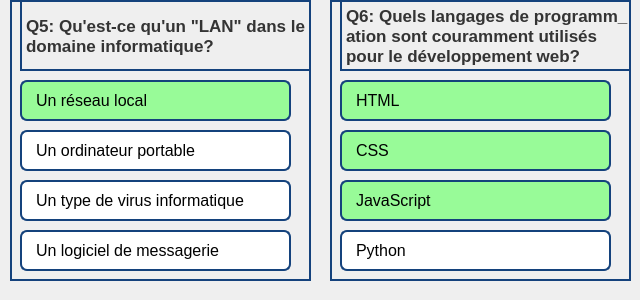
       <widget class="QFrame" name="frame_3">
        <property name="minimumSize">
         <size>
          <width>0</width>
          <height>300</height>
         </size>
        </property>
        <property name="styleSheet">
         <string notr="true">border: none;</string>
        </property>
        <property name="frameShape">
         <enum>QFrame::StyledPanel</enum>
        </property>
        <property name="frameShadow">
         <enum>QFrame::Raised</enum>
        </property>
        <widget class="QWidget" name="widget_10" native="true">
         <property name="geometry">
          <rect>
           <x>10</x>
           <y>0</y>
           <width>301</width>
           <height>281</height>
          </rect>
         </property>
         <property name="minimumSize">
          <size>
           <width>0</width>
           <height>281</height>
          </size>
         </property>
         <property name="styleSheet">
          <string notr="true">border: 2px solid rgb(20, 66, 124);;
</string>
         </property>
         <widget class="QLabel" name="label_86">
          <property name="geometry">
           <rect>
            <x>10</x>
            <y>80</y>
            <width>271</width>
            <height>41</height>
           </rect>
          </property>
          <property name="styleSheet">
           <string notr="true">background-color: rgb(152, 251, 152);
border-radius: 7px;</string>
          </property>
          <property name="text">
           <string/>
          </property>
         </widget>
         <widget class="QLabel" name="label_87">
          <property name="geometry">
           <rect>
            <x>10</x>
            <y>130</y>
            <width>271</width>
            <height>41</height>
           </rect>
          </property>
          <property name="styleSheet">
           <string notr="true">background-color: rgba(255, 255, 255, 255);
border-radius: 7px;</string>
          </property>
          <property name="text">
           <string/>
          </property>
         </widget>
         <widget class="QLabel" name="label_88">
          <property name="geometry">
           <rect>
            <x>10</x>
            <y>180</y>
            <width>271</width>
            <height>41</height>
           </rect>
          </property>
          <property name="styleSheet">
           <string notr="true">background-color: rgba(255, 255, 255, 255);
border-radius: 7px;</string>
          </property>
          <property name="text">
           <string/>
          </property>
         </widget>
         <widget class="QLabel" name="label_89">
          <property name="geometry">
           <rect>
            <x>10</x>
            <y>230</y>
            <width>271</width>
            <height>41</height>
           </rect>
          </property>
          <property name="styleSheet">
           <string notr="true">background-color: rgba(255, 255, 255, 255);
border-radius: 7px;</string>
          </property>
          <property name="text">
           <string/>
          </property>
         </widget>
         <widget class="QLabel" name="label_90">
          <property name="geometry">
           <rect>
            <x>10</x>
            <y>0</y>
            <width>291</width>
            <height>71</height>
           </rect>
          </property>
          <property name="font">
           <font>
            <pointsize>13</pointsize>
            <weight>75</weight>
            <bold>true</bold>
           </font>
          </property>
          <property name="styleSheet">
           <string notr="true">color: rgba(0, 0, 0, 200);</string>
          </property>
          <property name="text">
           <string>Q5: Qu'est-ce qu'un &quot;LAN&quot; dans le
domaine informatique?</string>
          </property>
         </widget>
         <widget class="QLabel" name="label_91">
          <property name="geometry">
           <rect>
            <x>20</x>
            <y>90</y>
            <width>241</width>
            <height>21</height>
           </rect>
          </property>
          <property name="font">
           <font>
            <pointsize>12</pointsize>
           </font>
          </property>
          <property name="styleSheet">
           <string notr="true">border-color: none;</string>
          </property>
          <property name="text">
           <string>Un réseau local</string>
          </property>
         </widget>
         <widget class="QLabel" name="label_92">
          <property name="geometry">
           <rect>
            <x>20</x>
            <y>140</y>
            <width>241</width>
            <height>21</height>
           </rect>
          </property>
          <property name="font">
           <font>
            <pointsize>12</pointsize>
           </font>
          </property>
          <property name="styleSheet">
           <string notr="true">border-color: none;</string>
          </property>
          <property name="text">
           <string>Un ordinateur portable</string>
          </property>
         </widget>
         <widget class="QLabel" name="label_93">
          <property name="geometry">
           <rect>
            <x>20</x>
            <y>190</y>
            <width>241</width>
            <height>21</height>
           </rect>
          </property>
          <property name="font">
           <font>
            <pointsize>12</pointsize>
           </font>
          </property>
          <property name="styleSheet">
           <string notr="true">border-color: none;</string>
          </property>
          <property name="text">
           <string>Un type de virus informatique</string>
          </property>
         </widget>
         <widget class="QLabel" name="label_94">
          <property name="geometry">
           <rect>
            <x>20</x>
            <y>240</y>
            <width>241</width>
            <height>21</height>
           </rect>
          </property>
          <property name="font">
           <font>
            <pointsize>12</pointsize>
           </font>
          </property>
          <property name="styleSheet">
           <string notr="true">border-color: none;</string>
          </property>
          <property name="text">
           <string>Un logiciel de messagerie</string>
          </property>
         </widget>
        </widget>
        <widget class="QWidget" name="widget_11" native="true">
         <property name="geometry">
          <rect>
           <x>330</x>
           <y>0</y>
           <width>301</width>
           <height>281</height>
          </rect>
         </property>
         <property name="minimumSize">
          <size>
           <width>0</width>
           <height>281</height>
          </size>
         </property>
         <property name="styleSheet">
          <string notr="true">border: 2px solid rgb(20, 66, 124);;
</string>
         </property>
         <widget class="QLabel" name="label_95">
          <property name="geometry">
           <rect>
            <x>10</x>
            <y>80</y>
            <width>271</width>
            <height>41</height>
           </rect>
          </property>
          <property name="styleSheet">
           <string notr="true">background-color: rgb(152, 251, 152);
border-radius: 7px;</string>
          </property>
          <property name="text">
           <string/>
          </property>
         </widget>
         <widget class="QLabel" name="label_96">
          <property name="geometry">
           <rect>
            <x>10</x>
            <y>130</y>
            <width>271</width>
            <height>41</height>
           </rect>
          </property>
          <property name="styleSheet">
           <string notr="true">background-color: rgb(152, 251, 152);
border-radius: 7px;</string>
          </property>
          <property name="text">
           <string/>
          </property>
         </widget>
         <widget class="QLabel" name="label_97">
          <property name="geometry">
           <rect>
            <x>10</x>
            <y>180</y>
            <width>271</width>
            <height>41</height>
           </rect>
          </property>
          <property name="styleSheet">
           <string notr="true">background-color: rgb(152, 251, 152);
border-radius: 7px;</string>
          </property>
          <property name="text">
           <string/>
          </property>
         </widget>
         <widget class="QLabel" name="label_98">
          <property name="geometry">
           <rect>
            <x>10</x>
            <y>230</y>
            <width>271</width>
            <height>41</height>
           </rect>
          </property>
          <property name="styleSheet">
           <string notr="true">background-color: rgba(255, 255, 255, 255);
border-radius: 7px;</string>
          </property>
          <property name="text">
           <string/>
          </property>
         </widget>
         <widget class="QLabel" name="label_99">
          <property name="geometry">
           <rect>
            <x>10</x>
            <y>0</y>
            <width>401</width>
            <height>71</height>
           </rect>
          </property>
          <property name="font">
           <font>
            <pointsize>13</pointsize>
            <weight>75</weight>
            <bold>true</bold>
           </font>
          </property>
          <property name="styleSheet">
           <string notr="true">color: rgba(0, 0, 0, 200);
</string>
          </property>
          <property name="text">
           <string>Q6: Quels langages de programm_
ation sont couramment utilisés
pour le développement web?</string>
          </property>
         </widget>
         <widget class="QLabel" name="label_100">
          <property name="geometry">
           <rect>
            <x>20</x>
            <y>90</y>
            <width>241</width>
            <height>21</height>
           </rect>
          </property>
          <property name="font">
           <font>
            <pointsize>12</pointsize>
           </font>
          </property>
          <property name="styleSheet">
           <string notr="true">border-color: none;</string>
          </property>
          <property name="text">
           <string>HTML</string>
          </property>
         </widget>
         <widget class="QLabel" name="label_101">
          <property name="geometry">
           <rect>
            <x>20</x>
            <y>140</y>
            <width>241</width>
            <height>21</height>
           </rect>
          </property>
          <property name="font">
           <font>
            <pointsize>12</pointsize>
           </font>
          </property>
          <property name="styleSheet">
           <string notr="true">border-color: none;</string>
          </property>
          <property name="text">
           <string>CSS</string>
          </property>
         </widget>
         <widget class="QLabel" name="label_102">
          <property name="geometry">
           <rect>
            <x>20</x>
            <y>190</y>
            <width>241</width>
            <height>21</height>
           </rect>
          </property>
          <property name="font">
           <font>
            <pointsize>12</pointsize>
           </font>
          </property>
          <property name="styleSheet">
           <string notr="true">border-color: none;</string>
          </property>
          <property name="text">
           <string>JavaScript</string>
          </property>
         </widget>
         <widget class="QLabel" name="label_103">
          <property name="geometry">
           <rect>
            <x>20</x>
            <y>240</y>
            <width>241</width>
            <height>21</height>
           </rect>
          </property>
          <property name="font">
           <font>
            <pointsize>12</pointsize>
           </font>
          </property>
          <property name="styleSheet">
           <string notr="true">border-color: none;</string>
          </property>
          <property name="text">
           <string>Python</string>
          </property>
         </widget>
        </widget>
       </widget>
